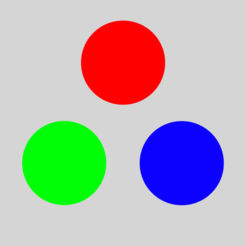
#> input picture rgb.jpg, 246 x 246 px, found by its file name
$ jupyter execute --allow-errors '1803109_Dip_Lab1(14_3_23).ipynb'
#> lines starting #> are read from the running program, lines starting #| are printed output that depends on the picture
[cell 1]
import numpy as np
# Image data can be represented as arrays of pixel values, where each pixel contains information about the color or brightness of a specific point in the image.
# Numpy provides an efficient way to work with arrays of numerical data or pixel value.
# NumPy provides tools for reading and writing image data in various formats, such as JPEG, PNG, and TIFF.
# NumPy makes it easy to perform operations on image data, such as cropping, resizing, and rotating images.
# NumPy provides tools for filtering and enhancing images, such as applying blur, sharpening, and contrast adjustments
# NumPy provides a wide range of mathematical operations that can be used in image processing, such as convolution and Fourier transforms.


import cv2
# cv2 is part of the OpenCV (Open Source Computer Vision) project, which is a collection of programming functions and algorithms that are commonly used in computer vision applications.
# cv2 provides tools for detecting and extracting features from images, such as corners, edges, and contours.
# some characteristics of np also include here.
import matplotlib.pyplot as plt
#Matplotlib is a popular Python library that is commonly used in digital image processing for data visualization.for example  various types of plots and charts, including line plots, scatter plots, bar graphs, and more.

from google.colab.patches import cv2_imshow
#The cv2_imgshow() function takes an image as input and displays it in a window on the screen. It can be used to quickly and easily visualize image data, which is useful in many digital image processing applications.

[cell 2]
image=cv2.imread('/content/rgb.jpg') # here load the input image in image variable.
#> image is the input picture: shape (246, 246, 3); mean B, G, R 178.2, 177.8, 178.7

[cell 3]
cv2_imshow(image) # using cv2_imshow() take an input image which name is image and show the output.

[cell 4]
image # here shown the intensity of each pixel.

[cell 5]
plt.imshow(image) # Here image display using imshow() function and plot using plt object.

[cell 6]
image_gray=cv2.cvtColor(image,cv2.COLOR_BGR2GRAY) # Here BGR to GRAY CONVERSION occur
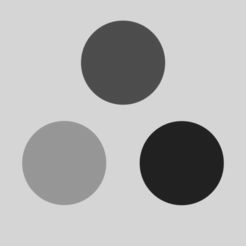
#> image_gray: shape (246, 246); min 26, max 232, mean 178.1

[cell 7]
cv2_imshow(image_gray)  # display gray level image.

[cell 8]
plt.imshow(image_gray) #matplot lib can not recognize gray scale image....

[cell 9]
plt.imshow(image_gray,cmap='gray',vmin=0,vmax=255) #since matplotlib can't recognize gray level image directly , we use cmap parametter that maps here gray level image.and min,max intensity is 0 and 255.

[cell 10]
image_gray.ndim # In digital image processing, the ndim attribute is used to get the number of dimensions of a NumPy array. For grayscale images, the image_gray variable would typically be a 2D NumPy array, representing the image as a matrix of pixel intensities.
#> Out = 2

[cell 11]
image_hsv = cv2.cvtColor(image, cv2.COLOR_BGR2HSV) #here image convert from BGR to HSV .
#> image_hsv: shape (246, 246, 3); mean H, S, V 23.1, 71.1, 224.6
# the HSV color space represents colors as combinations of hue, saturation, and value.
# The cv2.cvtColor() function is then used to convert the image from the BGR color space (which OpenCV uses by default) to the HSV color space. The resulting image is stored in the image_hsv variable as a NumPy array with three channels, representing the hue, saturation, and value components of the image.
# The hue ranges from 0 to 360 degrees, with red at 0 degrees, green at 120 degrees, and blue at 240 degrees.
# The saturation component represents the purity or intensity of the color, and ranges from 0 to 1. A saturation value of 0 represents grayscale, while a saturation value of 1 represents a fully saturated color.
# The value component represents the brightness or luminosity of the color, and ranges from 0 to 1. A value of 0 represents black, while a value of 1 represents white.

[cell 12]
cv2_imshow(image_hsv) #Display HSV image

[cell 13]
plt.imshow(image_hsv)  #here show HSV image using mathplotlib..

[cell 14]
image_hsv  # print the array of pixel for HSV image.

[cell 15]
image_rgb = cv2.cvtColor(image, cv2.COLOR_BGR2RGB) # convert BGR TO RGB image.

[cell 16]
cv2_imshow(image_rgb)  # Display RGB(RED,GREEN,BLUE) image using both cv2 and mathplotlib.
plt.imshow(image_rgb)

[cell 17]
print('height,width and number of channels',image.shape) # image.shape is used to show the three attribute(height,width and no of channel) of an image.
#| height,width and number of channels (246, 246, 3)

[cell 18]
print('total number of pixels',image.size) # image.size show the total no of pixels(no of row x no of column).
#| total number of pixels 181548

[cell 19]
print('Dimension of image',image.ndim) # dimension means height,width,no of color channel....
#| Dimension of image 3
#In digital image processing, the ndim attribute is used to get the number of dimensions of a NumPy array

[cell 20]
# way of spliting red,green,blue channel...
b,g,r=cv2.split(image)
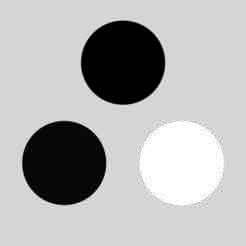
#> b: shape (246, 246); min 0, max 255, mean 178.2
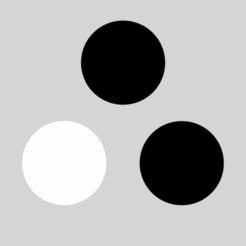
#> g: shape (246, 246); min 0, max 255, mean 177.8
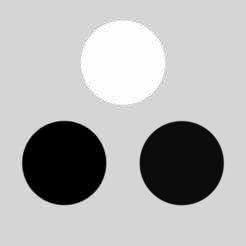
#> r: shape (246, 246); min 0, max 255, mean 178.7

[cell 21]
b # array of pixel for blue channel

[cell 22]
g # array of pixel for green channel

[cell 23]
r # array of pixel for red channel

[cell 24]
rgb_image=cv2.merge((r,g,b)) # cv2.merge() function merge three channel(red,green,blue) into a single color image.

[cell 25]
#no of blue pixel..
num_of_blue_pixels=cv2.countNonZero(b)
#> num_of_blue_pixels = 55353
print(num_of_blue_pixels)
#| 55353

# cv2.countNonZero() function from the OpenCV library is used to count the number of non-zero (i.e., non-black) pixels

[cell 26]
#no of green pixel..
num_of_green_pixels=cv2.countNonZero(g)
#> num_of_green_pixels = 55276
print(num_of_green_pixels)
#| 55276

[cell 27]
#no of red pixel..
num_of_red_pixels=cv2.countNonZero(r)
#> num_of_red_pixels = 55672
print(num_of_red_pixels)
#| 55672

[cell 28]
figure1=plt.figure(figsize=(20,10)) # Create a new figure window with a size of 20 inches by 10 inches
ax1=figure1.add_subplot(151) #add_subplot() function takes three parameter (row,col,pos)
ax2=figure1.add_subplot(152)
ax3=figure1.add_subplot(153)
ax4=figure1.add_subplot(154)
ax5=figure1.add_subplot(155)
ax1.imshow(image)
ax2.imshow(rgb_image)
ax3.imshow(r,cmap='gray',vmin=0,vmax=255)   #red pixel 255(white) others 0(dark)
ax4.imshow(g,cmap='gray',vmin=0,vmax=255)   #green pixel 255(white) others 0(dark)
ax5.imshow(b,cmap='gray',vmin=0,vmax=255)   #blue pixel 255(white) others 0(dark)
#> figure, not shown here; B, G, R data is drawn as R, G, B
